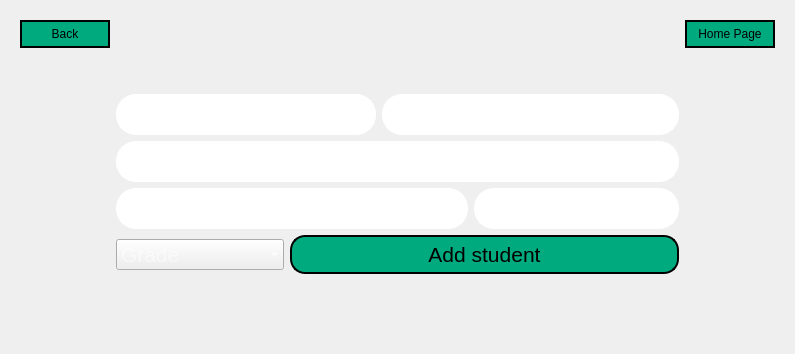
     <widget class="QWidget" name="page_5">
      <layout class="QGridLayout" name="gridLayout_6">
       <item row="0" column="2">
        <widget class="QFrame" name="frame">
         <property name="frameShape">
          <enum>QFrame::NoFrame</enum>
         </property>
         <layout class="QGridLayout" name="gridLayout_3">
          <item row="0" column="7">
           <widget class="QPushButton" name="pushButton_homepagestud">
            <property name="minimumSize">
             <size>
              <width>90</width>
              <height>0</height>
             </size>
            </property>
            <property name="styleSheet">
             <string notr="true">color: rgb(0, 0, 0);
background-color: rgb(0, 170, 127);
border-width: 2px;        
  border-style: solid;
  border-radius: 15px;
  padding:5px;</string>
            </property>
            <property name="text">
             <string>Home Page</string>
            </property>
           </widget>
          </item>
          <item row="5" column="2" colspan="5">
           <widget class="QPushButton" name="pushButton_addstud">
            <property name="font">
             <font>
              <pointsize>16</pointsize>
             </font>
            </property>
            <property name="styleSheet">
             <string notr="true">color: rgb(0, 0, 0);
background-color: rgb(0, 170, 127);
border-width: 2px;        
  border-style: solid;
  border-radius: 15px;
  padding:5px;</string>
            </property>
            <property name="text">
             <string>Add student</string>
            </property>
           </widget>
          </item>
          <item row="6" column="1" colspan="6">
           <spacer name="verticalSpacer_4">
            <property name="orientation">
             <enum>Qt::Vertical</enum>
            </property>
            <property name="sizeHint" stdset="0">
             <size>
              <width>20</width>
              <height>40</height>
             </size>
            </property>
           </spacer>
          </item>
          <item row="0" column="0">
           <widget class="QPushButton" name="pushButton_back">
            <property name="sizePolicy">
             <sizepolicy hsizetype="Expanding" vsizetype="Fixed">
              <horstretch>0</horstretch>
              <verstretch>0</verstretch>
             </sizepolicy>
            </property>
            <property name="minimumSize">
             <size>
              <width>90</width>
              <height>0</height>
             </size>
            </property>
            <property name="styleSheet">
             <string notr="true">color: rgb(0, 0, 0);
background-color: rgb(0, 170, 127);
border-width: 2px;        
  border-style: solid;
  border-radius: 15px;
  padding:5px;</string>
            </property>
            <property name="text">
             <string>Back</string>
            </property>
           </widget>
          </item>
          <item row="4" column="1" colspan="5">
           <widget class="QLineEdit" name="lineEdit_input_mobilestud">
            <property name="font">
             <font>
              <pointsize>16</pointsize>
             </font>
            </property>
            <property name="styleSheet">
             <string notr="true">color: rgb(255, 255, 255);

border-width: 2px;        
  border-style: solid;
border-color: rgb(255, 255, 255);
  border-radius: 20px;
  padding:5px;</string>
            </property>
            <property name="alignment">
             <set>Qt::AlignLeading|Qt::AlignLeft|Qt::AlignVCenter</set>
            </property>
            <property name="placeholderText">
             <string> Mobile</string>
            </property>
           </widget>
          </item>
          <item row="4" column="6">
           <widget class="QLineEdit" name="lineEdit_input_agestud">
            <property name="font">
             <font>
              <pointsize>16</pointsize>
             </font>
            </property>
            <property name="styleSheet">
             <string notr="true">color: rgb(255, 255, 255);

border-width: 2px;        
  border-style: solid;
border-color: rgb(255, 255, 255);
  border-radius: 20px;
  padding:5px;</string>
            </property>
            <property name="text">
             <string/>
            </property>
            <property name="alignment">
             <set>Qt::AlignLeading|Qt::AlignLeft|Qt::AlignVCenter</set>
            </property>
            <property name="placeholderText">
             <string> Age</string>
            </property>
           </widget>
          </item>
          <item row="2" column="4" colspan="3">
           <widget class="QLineEdit" name="lineEdit_input_lastnamestud">
            <property name="font">
             <font>
              <pointsize>16</pointsize>
             </font>
            </property>
            <property name="styleSheet">
             <string notr="true">color: rgb(255, 255, 255);

border-width: 2px;        
  border-style: solid;
border-color: rgb(255, 255, 255);
  border-radius: 20px;
  padding:5px;</string>
            </property>
            <property name="alignment">
             <set>Qt::AlignLeading|Qt::AlignLeft|Qt::AlignVCenter</set>
            </property>
            <property name="placeholderText">
             <string> Last name</string>
            </property>
           </widget>
          </item>
          <item row="7" column="1">
           <spacer name="horizontalSpacer_28">
            <property name="orientation">
             <enum>Qt::Horizontal</enum>
            </property>
            <property name="sizeHint" stdset="0">
             <size>
              <width>40</width>
              <height>20</height>
             </size>
            </property>
           </spacer>
          </item>
          <item row="7" column="6">
           <spacer name="horizontalSpacer_26">
            <property name="orientation">
             <enum>Qt::Horizontal</enum>
            </property>
            <property name="sizeHint" stdset="0">
             <size>
              <width>40</width>
              <height>20</height>
             </size>
            </property>
           </spacer>
          </item>
          <item row="7" column="0">
           <spacer name="horizontalSpacer_33">
            <property name="orientation">
             <enum>Qt::Horizontal</enum>
            </property>
            <property name="sizeHint" stdset="0">
             <size>
              <width>40</width>
              <height>20</height>
             </size>
            </property>
           </spacer>
          </item>
          <item row="2" column="1" colspan="3">
           <widget class="QLineEdit" name="lineEdit_input_firstnamestudent">
            <property name="font">
             <font>
              <pointsize>16</pointsize>
             </font>
            </property>
            <property name="styleSheet">
             <string notr="true">color: rgb(255, 255, 255);

border-width: 2px;        
  border-style: solid;
border-color: rgb(255, 255, 255);
  border-radius: 20px;
  padding:5px;</string>
            </property>
            <property name="alignment">
             <set>Qt::AlignLeading|Qt::AlignLeft|Qt::AlignVCenter</set>
            </property>
            <property name="placeholderText">
             <string> First name</string>
            </property>
           </widget>
          </item>
          <item row="7" column="7">
           <spacer name="horizontalSpacer_34">
            <property name="orientation">
             <enum>Qt::Horizontal</enum>
            </property>
            <property name="sizeHint" stdset="0">
             <size>
              <width>40</width>
              <height>20</height>
             </size>
            </property>
           </spacer>
          </item>
          <item row="5" column="1">
           <widget class="QComboBox" name="comboBox_input_gradestud">
            <property name="font">
             <font>
              <pointsize>16</pointsize>
             </font>
            </property>
            <property name="styleSheet">
             <string notr="true">color: rgb(255, 255, 255);

</string>
            </property>
            <property name="sizeAdjustPolicy">
             <enum>QComboBox::AdjustToContents</enum>
            </property>
            <property name="iconSize">
             <size>
              <width>5</width>
              <height>5</height>
             </size>
            </property>
            <property name="placeholderText">
             <string>Grade</string>
            </property>
            <property name="duplicatesEnabled">
             <bool>false</bool>
            </property>
            <property name="frame">
             <bool>false</bool>
            </property>
            <item>
             <property name="text">
              <string>Prepatory year</string>
             </property>
            </item>
            <item>
             <property name="text">
              <string>First year</string>
             </property>
            </item>
            <item>
             <property name="text">
              <string>Second year</string>
             </property>
            </item>
            <item>
             <property name="text">
              <string>Third year</string>
             </property>
            </item>
            <item>
             <property name="text">
              <string>Fourth year</string>
             </property>
            </item>
           </widget>
          </item>
          <item row="3" column="1" colspan="6">
           <widget class="QLineEdit" name="lineEdit_input_emailstud">
            <property name="font">
             <font>
              <pointsize>16</pointsize>
             </font>
            </property>
            <property name="styleSheet">
             <string notr="true">color: rgb(255, 255, 255);

border-width: 2px;        
  border-style: solid;
border-color: rgb(255, 255, 255);
  border-radius: 20px;
  padding:5px;</string>
            </property>
            <property name="alignment">
             <set>Qt::AlignLeading|Qt::AlignLeft|Qt::AlignVCenter</set>
            </property>
            <property name="placeholderText">
             <string> Email</string>
            </property>
           </widget>
          </item>
          <item row="1" column="2" colspan="4">
           <spacer name="verticalSpacer_3">
            <property name="orientation">
             <enum>Qt::Vertical</enum>
            </property>
            <property name="sizeHint" stdset="0">
             <size>
              <width>20</width>
              <height>40</height>
             </size>
            </property>
           </spacer>
          </item>
          <item row="7" column="2">
           <spacer name="horizontalSpacer_3">
            <property name="orientation">
             <enum>Qt::Horizontal</enum>
            </property>
            <property name="sizeHint" stdset="0">
             <size>
              <width>40</width>
              <height>20</height>
             </size>
            </property>
           </spacer>
          </item>
          <item row="7" column="3">
           <spacer name="horizontalSpacer_4">
            <property name="orientation">
             <enum>Qt::Horizontal</enum>
            </property>
            <property name="sizeHint" stdset="0">
             <size>
              <width>40</width>
              <height>20</height>
             </size>
            </property>
           </spacer>
          </item>
          <item row="7" column="5">
           <spacer name="horizontalSpacer_24">
            <property name="orientation">
             <enum>Qt::Horizontal</enum>
            </property>
            <property name="sizeHint" stdset="0">
             <size>
              <width>40</width>
              <height>20</height>
             </size>
            </property>
           </spacer>
          </item>
          <item row="7" column="4">
           <spacer name="horizontalSpacer_25">
            <property name="orientation">
             <enum>Qt::Horizontal</enum>
            </property>
            <property name="sizeHint" stdset="0">
             <size>
              <width>40</width>
              <height>20</height>
             </size>
            </property>
           </spacer>
          </item>
          <item row="0" column="2" colspan="4">
           <widget class="QLabel" name="label_12">
            <property name="maximumSize">
             <size>
              <width>200</width>
              <height>50</height>
             </size>
            </property>
            <property name="text">
             <string/>
            </property>
            <property name="pixmap">
             <pixmap resource="resources.qrc">:/img/img/333.png</pixmap>
            </property>
            <property name="scaledContents">
             <bool>true</bool>
            </property>
           </widget>
          </item>
         </layout>
        </widget>
       </item>
      </layout>
     </widget>
